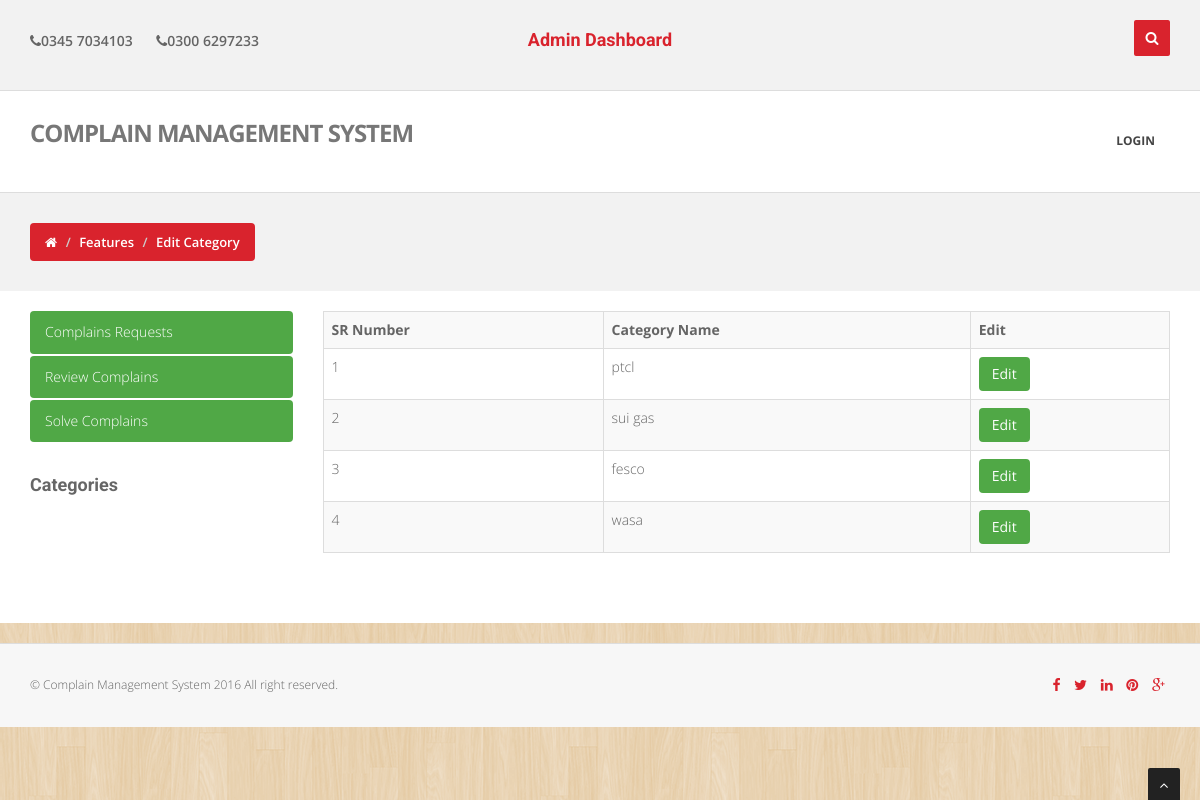
/admin/ManageCategories.php, run on the app's committed database.
### tables this page shows
CREATE TABLE IF NOT EXISTS `category` (
  `CategoryID` int(11) NOT NULL,
  `CategoryName` varchar(100) NOT NULL
);

### admin/ManageCategories.php (the view, shortened to what this page needs)
<?php include('top.php');
		?>
<section id="inner-headline">
	<div class="container">
		<div class="row">
			<div class="col-lg-12">
				<ul class="breadcrumb">
					<li><a href="#"><i class="fa fa-home"></i></a><i class="icon-angle-right"></i></li>
					<li><a href="#">Features</a><i class="icon-angle-right"></i></li>
					<li class="active">Edit Category</li>
				</ul>
			</div>
		</div>
	</div>
</section>
<section class="content-wraper">
	<div class="container">
    	<div class="row">
			<div class="col-sm-3">
            	<?php include('left-side-bar.php')?>
            </div>
            <div class="col-sm-9">
            	<?php
					if(!isset($_GET['EditCategory']))
					{
						$GetCategoryQ = "select * from category order by CategoryID desc";
						$GetCategoryQR = mysqli_query($con,$GetCategoryQ);
						$GetCategoryNr = mysqli_num_rows($GetCategoryQR);
						if($GetCategoryNr>0)
						{
							?>
								<table class="table table-bordered table-striped">
									<tr>
										<th>SR Number</th>
										<th>Category Name</th>
										<th>Edit</th>
									</tr>
							<?php
							$Srnumber = 1;
							while($GetCategoryRow = mysqli_fetch_assoc($GetCategoryQR))
							{
								$CategoryID = $GetCategoryRow['CategoryID'];
								$CategoryName = $GetCategoryRow['CategoryName'];
								?>
									<tr>
										<td><?php echo $Srnumber; ?></td>
										<td><?php echo $CategoryName; ?></td>
										<td><a href="ManageCategories.php?EditCategory=<?php echo $CategoryID;?>" class="btn btn-primary">Edit</a></td>
									</tr>
								<?php
								$Srnumber++;
							}
							?>
								</table>
							<?php
						}
						else
						{
							echo "<h3 class=\"text-center\">No Categories Found</h3>";
						}
					}
				?>
            </div>
        </div>
    </div>
</section>
<?php include('footer.php')?>

### admin/css/style.css (style rules this page uses)
body { font-family:'Open Sans', Arial, sans-serif; font-size:14px; font-weight:300; line-height:1.6em; color:#656565; }
.row,.row-fluid { margin-bottom:30px; }
#inner-headline { background:#f2f2f2; position:relative; margin:0; padding:0; color:#fefefe; }
#inner-headline ul.breadcrumb { margin:30px 0 0; float:left; }
#inner-headline ul.breadcrumb li { margin-bottom:0; padding-bottom:0; }
#inner-headline ul.breadcrumb li { font-size:13px; color:#fff; font-weight: 600; }
#inner-headline ul.breadcrumb li i { color:#fff; }
#inner-headline ul.breadcrumb li a { color:#fff; }
.content-wraper { padding-top:20px; padding-bottom:20px; background:#fff; }

### admin/skins/default.css (style rules this page uses)
a, a:hover,a:focus,a:active, strike, .post-meta span a:hover, ul.meta-post li a:hover, ul.cat li a:hover, ul.recent li h6 a:hover, ul.portfolio-categ li.active a, ul.portfolio-categ li.active a:hover, ul.portfolio-categ li a:hover,ul.related-post li h4 a:hover, span.highlight,article .post-heading h3 a:hover, .navbar .nav > .active > a,.navbar .nav > .active > a:hover,.navbar .nav > li > a:hover,.navbar .nav > li > a:focus,.navbar .nav > .active > a:focus, .validation { color:#d9232d; }
.breadcrumb { background-color: #d9232d; }

### admin/bodybg/bg1.css (style rules this page uses)
body { background: url(../img/bodybg/bg1.png) repeat left top; }

### admin/css/theme.css (style rules this page uses)
.breadcrumb { border-left-color: #50a846; }
a { color: #50a846; }
.btn-primary { color: #ffffff; background-color: #50a846; border-color: transparent; }

### data on the page
category: CategoryName "ptcl"
category: CategoryName "sui gas"
category: CategoryName "fesco"
category: CategoryName "wasa"
